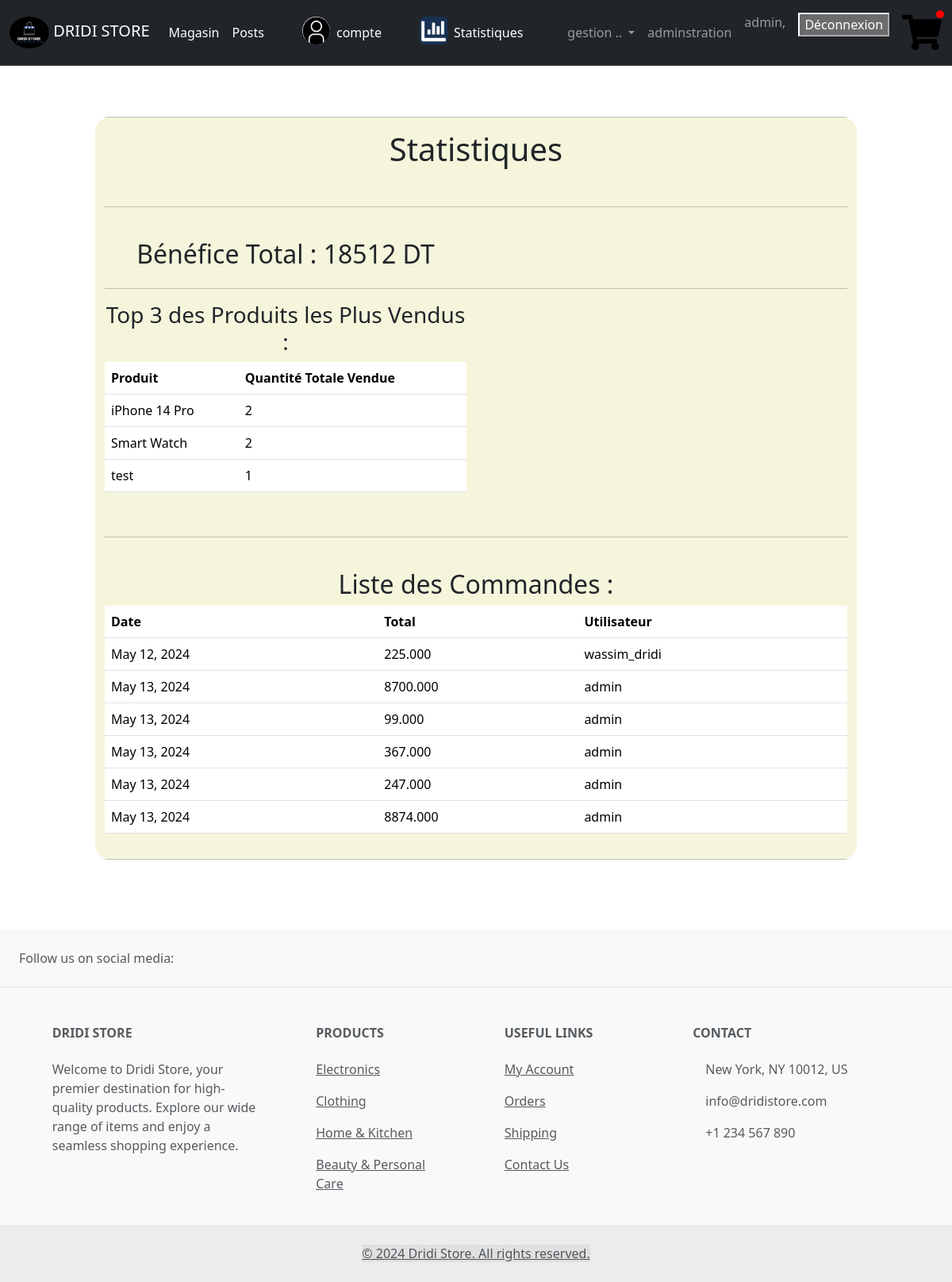
Page /magasin/stats (signed in) on the committed database.
### magasin/models.py (models this page shows, shortened)
class Produit(models.Model):
    libelle = models.CharField(max_length=100)
    description = models.TextField(default='Non définie')
    prix = models.DecimalField(max_digits=10, decimal_places=3)
    TYPE_CHOICES = [('em', 'emballé'), ('fr', 'Frais'), ('cs', 'Conserve')]
    type = models.CharField(max_length=2, default='em', choices=TYPE_CHOICES)
    img = models.ImageField(blank=True)
    quantite_en_stock = models.IntegerField(default=0)
    categorie = models.ForeignKey(Categorie, on_delete=models.CASCADE, null=True)
    fournisseur = models.ForeignKey(Fournisseur, on_delete=models.CASCADE, null=True)

class Commande(models.Model):
    dateCde = models.DateField(null=True, default=date.today)
    totalCde = models.DecimalField(max_digits=10, decimal_places=3)
    produits = models.ManyToManyField(Produit)
    user= models.ForeignKey(User, on_delete= models.CASCADE, null=True)

### magasin/views.py (the view)
# urls.py: path('stats',views.stats, name = 'stats'),
@login_required
def stats(request):
    total_benefit = Commande.objects.aggregate(total_benefit=Sum('totalCde'))['total_benefit'] or 0
    orders = Commande.objects.all()
    product_quantities = {}
    for order in orders:
        for product in order.produits.all():
            if product not in product_quantities:
                product_quantities[product] = 0
            product_quantities[product] += 1
    top3_products = sorted(product_quantities.items(), key=lambda x: x[1], reverse=True)[:3]
    context = {
        'total_benefit': total_benefit,
        'top3_products': top3_products,
        'orders': orders,
    }
    return render(request, 'stats.html', context)

### templates/stats.html (shortened to what this page needs)
{% extends 'base.html' %}
{% load static %}
{% block content %}
<br><br>
<center>
<div class="container" style="background-color: beige; width: 80%; border-radius: 20px;">
   <hr>
    <h1>Statistiques</h1>
<br><hr><br>
    <div class="row">
        <div class="col-md-6">
            <h2>Bénéfice Total : {{ total_benefit }} DT</h2>
        </div>
    </div>
<hr>
    <div class="row">
        <div class="col-md-6">
            <h3>Top 3 des Produits les Plus Vendus :</h3>
            <table class="table">
                <thead>
                    <tr>
                        <th>Produit</th>
                        <th>Quantité Totale Vendue</th>
                    </tr>
                </thead>
                <tbody>
                    {% for product, quantity_sold in top3_products %}
                    <tr>
                        <td>{{ product.libelle }}</td>
                        <td>{{ quantity_sold }}</td>
                    </tr>
                    {% endfor %}
                </tbody>
            </table>
        </div>
    </div>
<br><hr><br>
    <div class="row">
        <div class="col-md-12">
            <h2>Liste des Commandes :</h2>
            <table class="table">
                <thead>
                    <tr>
                        <th>Date</th>
                        <th>Total</th>
                        <th>Utilisateur</th>
                    </tr>
                </thead>
                <tbody>
                    {% for order in orders %}
                    <tr>
                        <td>{{ order.dateCde }}</td>
                        <td>{{ order.totalCde }}</td>
                        <td>{{ order.user }}</td>
                    </tr>
                    {% endfor %}
                </tbody>
            </table>
        </div>
    </div>
    <hr>
</div>
</center>
{% endblock %}

### templates/base.html (shortened to what this page needs)
{% load static %}
<!DOCTYPE html>
<html>
<head>
    <link href="https://cdn.jsdelivr.net/npm/bootstrap@5.3.3/dist/css/bootstrap.min.css" rel="stylesheet">
</head>
<body>
  <nav class="navbar navbar-expand-lg  border-bottom border-body bg-dark" data-bs-theme="dark">
    <div class="container-fluid">
      <a class="navbar-brand" href="/">
        <img src="{% static 'images/LOGO.png' %}" height="40"  alt="logo Image" style="border-radius: 50%;" />
        DRIDI STORE</a>
      <div class="collapse navbar-collapse" id="navbarSupportedContent">
        <ul class="navbar-nav me-auto mb-2 mb-lg-0">
          <li class="nav-item">
            <a class="nav-link active" aria-current="page" href="/magasin/">Magasin</a>
          </li>
          <li class="nav-item">
            <a class="nav-link active" aria-current="page" href="/blog/">Posts</a>
          </li>
          {% if user.is_authenticated %}
          <img src="{% static 'images/compte.png' %}" style="margin-left: 40px; width: 35px; height: 35px; border-radius: 55%;" />
          <li class="nav-item">
            <a class="nav-link active" aria-current="page" href="/magasin/compte/">
              compte</a>
          </li>
          {% if user.is_staff %}
          <img src="{% static 'images/stats.png' %}" style="margin-left: 40px; width: 35px; height: 35px; border-radius: 6px;" />
          <li class="nav-item" style="margin-right: 40px;">
            <a class="nav-link active" aria-current="page" href="/magasin/stats">
              Statistiques</a>
          </li>
          {% endif %}
          {% endif %}
          {% if user.is_authenticated %}
          {% if user.is_staff %}
          <li class="nav-item dropdown">
            <a class="nav-link dropdown-toggle" href="#" role="button" data-bs-toggle="dropdown" aria-expanded="false">
              gestion ..
            </a>
          </li>
          <li class="nav-item">
            <a class="nav-link " href="/admin/" aria-disabled="true">adminstration</a>
          </li>
          {% endif %}
          {% endif %}
        </ul>
        <ul class="navbar-nav ml-auto">
          {% if user.is_authenticated %}
          <li class="nav-item active">
          <a class="nav-link" href="#">{{user}},</a>
          </li>
         <form action=" {% url 'logout' %}" method="post">
          <a class="nav-link">
          <button type="submit">Déconnexion</button>
          </a></form>
          {% endif %}
          <li class="nav-item active">
            <a class="nav-link" href="/magasin/panier">
              <span id="nbP">{% block nbr %} {% endblock %}</span>
            </a>
          </li>
          </ul>
      </div>
    </div>
  </nav>
	{% block content %} {% endblock %}
<br><br><br>
<footer class="text-center text-lg-start bg-body-tertiary text-muted">
  <section class="d-flex justify-content-center justify-content-lg-between p-4 border-bottom">
    <div class="me-5 d-none d-lg-block">
      <span>Follow us on social media:</span>
    </div>
    <div>
    </div>
  </section>
  <section class="">
    <div class="container text-center text-md-start mt-5">
      <div class="row mt-3">
        <div class="col-md-3 col-lg-4 col-xl-3 mx-auto mb-4">
          <h6 class="text-uppercase fw-bold mb-4">
            Dridi Store
          </h6>
          <p>
            Welcome to Dridi Store, your premier destination for high-quality products. Explore our wide range of items and enjoy a seamless shopping experience.
          </p>
        </div>
        <div class="col-md-2 col-lg-2 col-xl-2 mx-auto mb-4">
          <h6 class="text-uppercase fw-bold mb-4">
            Products
          </h6>
          <p>
            <a href="#!" class="text-reset">Electronics</a>
          </p>
          <p>
            <a href="#!" class="text-reset">Clothing</a>
          </p>
          <p>
            <a href="#!" class="text-reset">Home & Kitchen</a>
          </p>
          <p>
            <a href="#!" class="text-reset">Beauty & Personal Care</a>
          </p>
        </div>
        <div class="col-md-3 col-lg-2 col-xl-2 mx-auto mb-4">
          <h6 class="text-uppercase fw-bold mb-4">
            Useful links
          </h6>
          <p>
            <a href="#!" class="text-reset">My Account</a>
          </p>
          <p>
            <a href="#!" class="text-reset">Orders</a>
          </p>
          <p>
            <a href="#!" class="text-reset">Shipping</a>
          </p>
          <p>
            <a href="#!" class="text-reset">Contact Us</a>
          </p>
        </div>
        <div class="col-md-4 col-lg-3 col-xl-3 mx-auto mb-md-0 mb-4">
          <h6 class="text-uppercase fw-bold mb-4">Contact</h6>
          <p> New York, NY 10012, US</p>
          <p>
            info@dridistore.com
          </p>
          <p> +1 234 567 890</p>
        </div>
      </div>
    </div>
  </section>
  <div class="text-center p-4" style="background-color: rgba(0, 0, 0, 0.05);">
    <a href="mailto:wassimdridi724@gmail.com" style="background-color: rgba(0, 0, 0, 0.05) " class="text-muted">© 2024 Dridi Store. All rights reserved.</a>
  </div>
</footer>
</body>
</html>

### templates/base.html (style rules this page uses)
.nav-link { position: relative; display: inline-block; }
#nbP { position: absolute; top: 5px; right: 5px; background-color: red; color: white; padding: 5px; border-radius: 50%; }
svg { height: 50px; width: 50px; }

### rows in the picture
Produit: libelle "iPhone 14 Pro", quantity_sold "2"
Produit: libelle "Smart Watch", quantite_en_stock "2"
Produit: libelle "test", fournisseur "1"
Commande: dateCde "May 12, 2024", totalCde "225.000", user "wassim_dridi"
Commande: dateCde "May 13, 2024", totalCde "8700.000", user "admin"
Commande: dateCde "May 13, 2024", totalCde "99.000", user "admin"
Commande: dateCde "May 13, 2024", totalCde "367.000", user "admin"
Commande: dateCde "May 13, 2024", totalCde "247.000", user "admin"
Commande: dateCde "May 13, 2024", totalCde "8874.000", user "admin"

### other values in the picture
{{ user }} "admin"
{{ total_benefit }} "18512"
